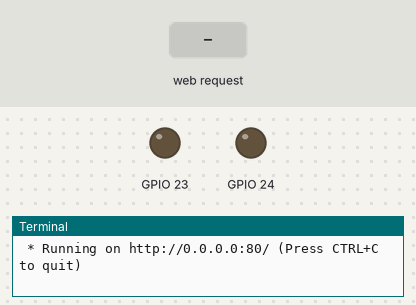
Bench run of a program on a simulated Raspberry Pi (BCM pin numbers). Parts: output pins drawn as LEDs (lit = HIGH), the last lines printed to the terminal. The inputs (shaded band) are chosen by the test bench. The clock reads 2024-03-15 10:24:30 at power-on unless the program sets it.

Above: at 1.2 s.
1.3 s: HTTP request for /23/on received
At 1.6 s:
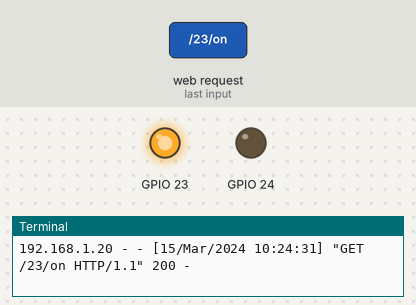
2.8 s: HTTP request for /24/on received
At 4.0 s:
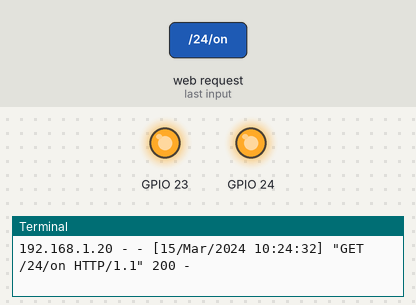
4.3 s: HTTP request for /23/off received
At 5.1 s:
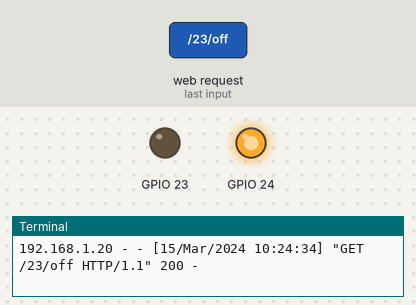
5.8 s: HTTP request for /24/off received
At 6.3 s:
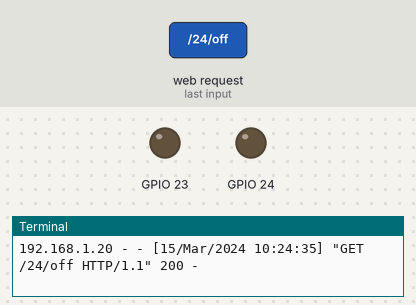
Timing chart, 0 to 8.3 s (numbered marks = the images above; inputs shaded):
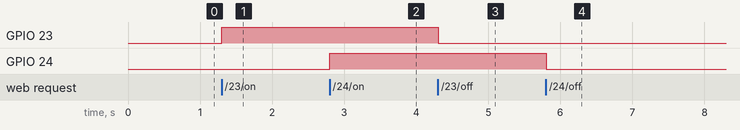

Measured:
- after the input at 1.3 s, GPIO 23: LOW → HIGH at once
- after the input at 2.8 s, GPIO 24: LOW → HIGH at once
- after the input at 4.3 s, GPIO 23: HIGH → LOW at once
- after the input at 5.8 s, GPIO 24: HIGH → LOW at once

The program:

valaistus_v1.10.py
```python
# Sovellus on tehty Pythonin flask ja GPIO kirjastoilla Rapberry pi:tä silmälläpitäen.
# Sisältää palvelimen, joka palauttaa html sivun, jonka painikkeilla annetaan http pyynnöt
# Tämän ohjelman reitteihin valojen käyttämiseksi GPIO pinnien kautta.

import RPi.GPIO as GPIO

# asennettava ensin flask npm työkalulla, sitten voidaan kutsua sen kolmea liitännäiskirjastoa
from flask import Flask, render_template, request

app = Flask(__name__)

# Otetaan käyttöön broadcomin numerointisysteemi
GPIO.setmode(GPIO.BCM)

# pinnien talletuspaikan luonti
pins = {
    23: {"name": "GPIO 23", "state": GPIO.LOW},
    24: {"name": "GPIO 24", "state": GPIO.LOW},
}

# Output määritys ja alustus sammutetuksi
for pin in pins:
    GPIO.setup(pin, GPIO.OUT)
    GPIO.output(pin, GPIO.LOW)

# palvelimen reitti: aloitustilanne
@app.route("/")
def main():

    # silmukka pinnien tilan lukemiseen yhteyden alussa
    for pin in pins:
        pins[pin]["state"] = GPIO.input(pin)

    # edellä luodut talletuspaikat sisällytetään templateData muuttujaan
    templateData = {"pins": pins}

    # Palautetaan käyttöliittymään html sivu ja templateData
    return render_template("main.html", **templateData)


# Api reitti pinni nro / toimenpide on/off
@app.route("/<changePin>/<action>")
def action(changePin, action):

    # URL stringistä otetaan pin kokonaisluvuksi
    changePin = int(changePin)

    # Käsiteltävän pinnin laitetunniste-nimi selvitetään
    deviceName = pins[changePin]["name"]

    # Päällekytkentätilanteessa ajettava
    if action == "on":
        # Pinni päälleasentoon
        GPIO.output(changePin, GPIO.HIGH)
        # Statusviestin muodostus
        message = "Valo " + deviceName + " päällä."
    if action == "off":
        GPIO.output(changePin, GPIO.LOW)
        message = "Valo " + deviceName + " sammutettu."

    # Luetaan taas kaikkien pinnien tila ja talletetaan alussa luotuun talletuspaikkaan
    for pin in pins:
        pins[pin]["state"] = GPIO.input(pin)

    templateData = {"pins": pins}
    # Palautetaan tilatieto käyttöliittymään
    return render_template("main.html", **templateData)


if __name__ == "__main__":
    app.run(host="0.0.0.0", port=80, debug=True)
```
